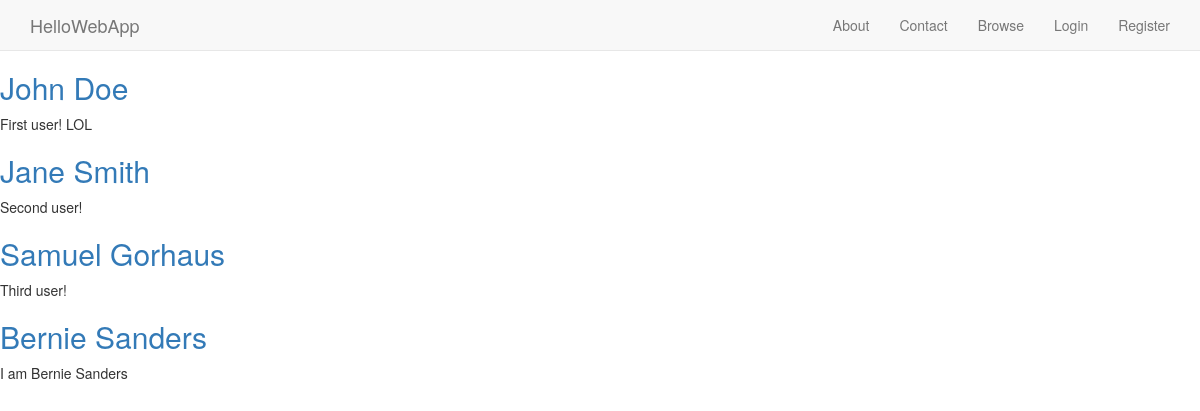
Before: / with the older database file.
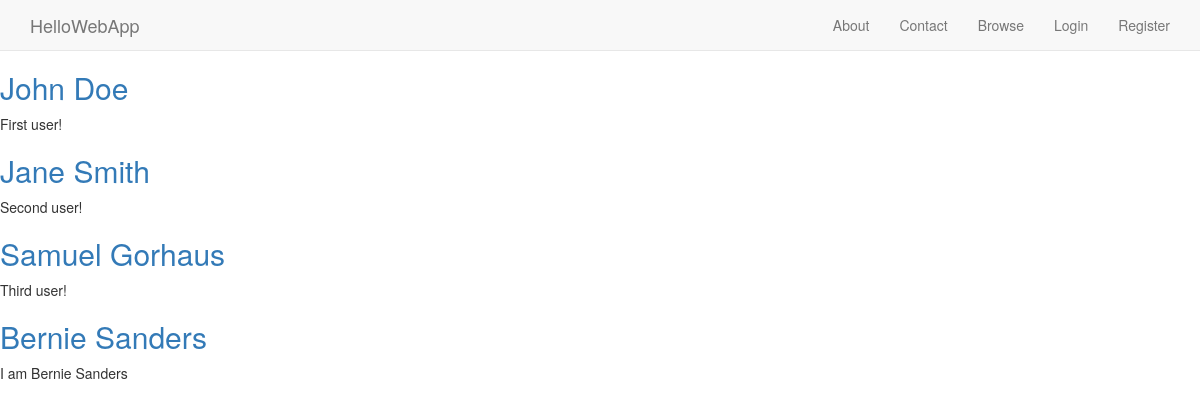
After: the same page with the newer database file.
### collection/models.py (models this page shows)
class Profile(models.Model):
	name = models.CharField(max_length=255)
	description = models.TextField()
	slug = models.SlugField(unique=True)
	user = models.OneToOneField(User, blank=True, null=True)

### collection/views.py (the view)
# urls.py: url(r'^$', views.index, name='home'),
def index(request):
	profiles = Profile.objects.all()
	return render(request, 'index.html', {
		'profiles': profiles,
	})

### collection/templates/index.html (shortened to what this page needs)
{% extends 'base.html' %}
{% load humanize %}
{% block content %}
	{% for profile in profiles %}
	<h2>
		<a href="{% url 'profile_detail' slug=profile.slug %}">
			{{ profile.name }}
		</a>
	</h2>
	<p>{{ profile.description }}</p>
	{% endfor %}
{% endblock content %}

Changed rows visible on the page:
changed Profile "John Doe": description "First user! LOL" → "First user!"
